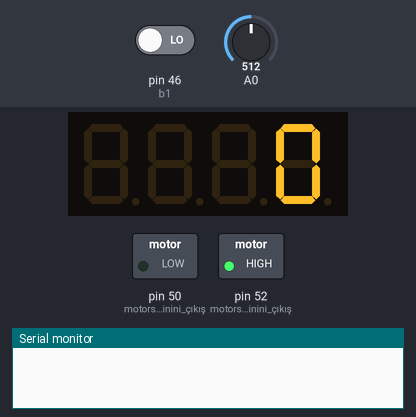
Bench run of a sketch on a simulated Arduino Mega 2560, built with avr-gcc and run on an emulated ATmega2560. On the bench: 4-digit seven-segment display, switched loads named in the sketch (green lamp = pin HIGH), the last lines printed to the serial monitor. Inputs (shaded band) come from the test bench; at power-on: pin 46 (b1) LOW, A0 = 512.

Above: at 1.2 s.
1.3 s: pin 46 (b1) driven HIGH
At 1.96 s:
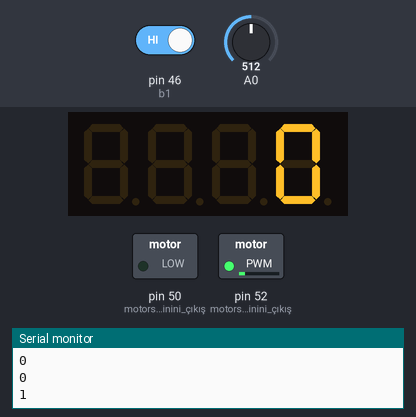
2.8 s: pin 46 (b1) driven LOW
At 4.0 s:
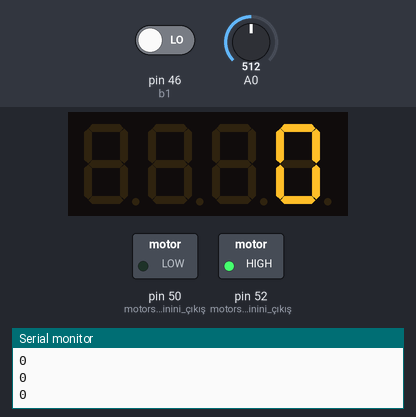
4.3 s: pin 46 (b1) driven HIGH
At 4.59 s:
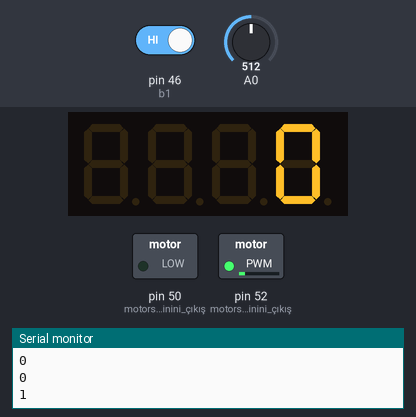
5.8 s: A0 set to 22
7.3 s: A0 set to 17
At 8.2 s:
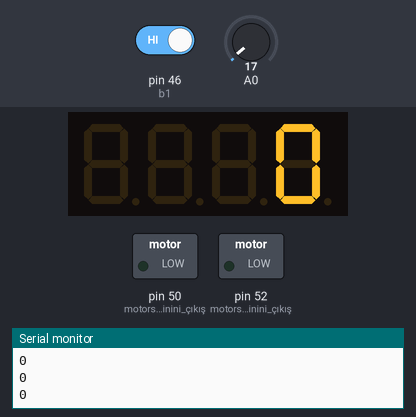
8.8 s: A0 set to 122
At 9.08 s:
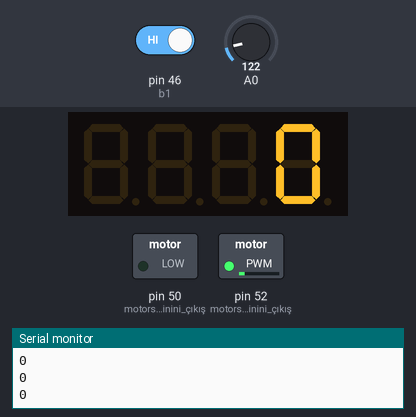
Timing chart, 0 to 11.3 s (numbered marks = the images above; inputs shaded):
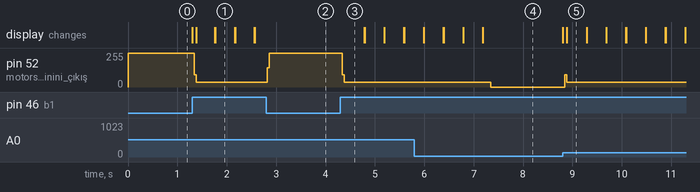

Measured:
- after the input at 1.3 s, pin 52 (motorsürücü_pinini_çıkış): 255/255 → 37/255 at once; the display: first changes at once (image 1 shows a later state)
- after the input at 2.8 s, pin 52 (motorsürücü_pinini_çıkış): 37/255 → 255/255 at once
- after the input at 4.3 s, pin 52 (motorsürücü_pinini_çıkış): 255/255 → 37/255 at once
- after the input at 7.3 s, pin 52 (motorsürücü_pinini_çıkış): 37/255 → 0/255 at once
- after the input at 8.8 s, pin 52 (motorsürücü_pinini_çıkış): 0/255 → 34/255 at once; the display: first changes at once (image 5 shows a later state)

The sketch:

yer_cekimi_olcer_v03.ino
```cpp
//------------------------------------------------------------------
// yerbukucu.ino
// Bu program ...
// Ahmet Furkan Kırmızı
// tarih: Aug 2018
//------------------------------------------------------------------
#include "SevSeg.h"
SevSeg sevseg;
int led=51; //51.pine Infrared ledi sistemimize tanıtıyoruz
int in3=52; //52.pine motor sürücünün pin tanımlamasını yapıyoruz
int in4=50; //50.pine motor sürücünün pin tanımlamasını yapıyoruz
int b1 =46; //46.pine butonun tanımlamasını yapıyoruz
int b1d;//butona basılıp basılmadığını anlamak için de b1d yi sistemimize tanıtıyoruz

long int t1=0, t2=0, dt;//burada zamanı belirlemek için kullandığımız elemanları tanımlıyoruz
uint8_t limit=20;//sensörümüz yirmi değerini geçerse diğer işlemer gerçekleşeceği için sensörümüze bir limit değeri atadık
void setup() {
 Serial.begin(9600);//Serial portu başlattık
 pinMode(b1,INPUT);//butonu giriş olarak tadık
 pinMode(50, OUTPUT);//motorsürücü pinini çıkış olarak atadık
 pinMode(52, OUTPUT);//motorsürücü pinini çıkış olarak atadık
 digitalWrite(51,HIGH);//ledimiz cihaz çalıştığı sürece çalışacağı için şimdiden çalıştırıyoruz

 byte numDigits = 4;//+
 byte digitPins[] = {2, 3, 4, 5};
 byte segmentPins[] = {6, 7, 8, 9, 10, 11, 12, 13};//+
 sevseg.begin(COMMON_CATHODE, numDigits, digitPins, segmentPins);//+
 sevseg.setBrightness(90);//+
 sevseg.setNumber(0);//burada seven segmentimize başlangıç olarak 0 yazmasını istiyoruz
 sevseg.refreshDisplay();
 //yukarıdaki satırsonlarında "+" olan kodlar seven segment kütüphanesinde yer alan seven segmentin bağlantılarının tanımlı olduğu kod satırları
}

void loop() {
  //int val = analogRead(A0);
  b1d = digitalRead(b1);//butonumuzun basılıp basılmadığını anlamak için butonumuzu b1d değerine atıyoruz
  digitalWrite(52,HIGH);//motor sürücü butona basılmadığında sürekli çalışmasını sağlamak için yazdığımız kod satırı
  digitalWrite(50,LOW);//motor sürücü butona basılmadığında sürekli çalışmasını sağlamak için yazdığımız kod satırı
  t1 = 0;

  if(b1d==HIGH)//eğer butona basılırsa
  {                       //butona bastığımızda seven segmente hala 0 olma komutu veriyoruz
     sevseg.setNumber(0);//eğer bunu yapmazsak seven segment hemen birşeyler yazmaya başlar ve biz de bunu istemediğimiz için için bu kodu yazıyoruz

     sevseg.refreshDisplay();
     digitalWrite(52,LOW);//butona basıldığında lektro mıknatısa bağlı cismin düşmesi için motor sürücü pinlerine "LOW"komutu gönderiyoruz
     digitalWrite(50,LOW);//butona basıldığında lektro mıknatısa bağlı cismin düşmesi için motor sürücü pinlerine "LOW"komutu gönderiyoruz
     t1 = millis();//t1 değerini (milisaniye cinsinden ) başlatıyoruz

  }
  else{
     //digitalWrite(52,HIGH);
     //digitalWrite(50,LOW);
  }

  //eğer t1 değeri sıfırdan büyükse ve ayrıca aşağıda while dögüsünün olduğu satırı görmekteyiz bu ise
  // koyduğumuz şart ile bağlantılı //eğer bu şart erçekleşir ve sensörün ölçdüğü değerler 20 den yani
  // limit değerimizden küçük olursa hiç bişey yapma diyoruz
  if(t1>0)
  {
    while(analogRead(A0)<limit){
      // bos dongu
    }
    t2 = millis();// t2 zamanını al
    dt = t2-t1;    //zaman farkı
    Serial.println(dt); // seri port ekranına yazdır

  }

    sevseg.setNumber(dt);//burada da dt değerini seven segmente yazdırıyoruz
    sevseg.refreshDisplay();
}
```
